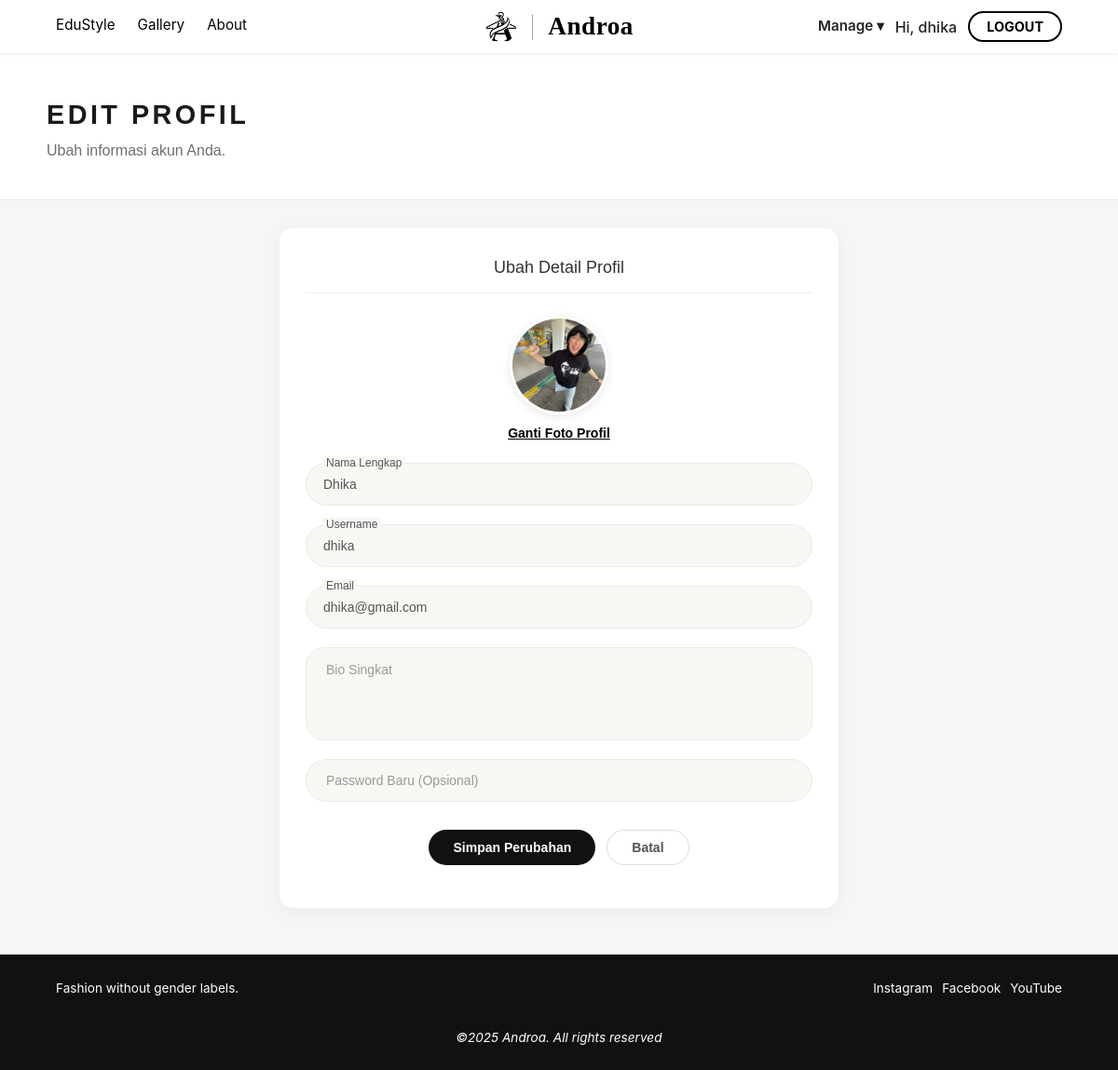
The page /Androa-Doang/pages/admin/edit-profile.php (signed in) on the database its author committed.
### tables this page shows
CREATE TABLE `users` (
  `user_id` int(11) NOT NULL,
  `username` varchar(50) NOT NULL,
  `email` varchar(100) NOT NULL,
  `password` varchar(255) NOT NULL,
  `full_name` varchar(100) DEFAULT NULL,
  `bio` text DEFAULT NULL,
  `avatar_path` varchar(255) DEFAULT '/assets/profile-default.jpg',
  `role` enum('guest','user','admin') NOT NULL DEFAULT 'user',
  `is_active` tinyint(1) NOT NULL DEFAULT 1,
  `created_at` timestamp NOT NULL DEFAULT current_timestamp()
);

### Androa-Doang/pages/admin/edit-profile.php (the view, shortened to what this page needs)
<?php
include '../../db_connect.php';
$user_id = $_SESSION['user_id'];
$sql_fetch = "SELECT * FROM users WHERE user_id = '$user_id' LIMIT 1";
$result_fetch = $conn->query($sql_fetch);
if ($result_fetch->num_rows > 0) {
    $user_data = $result_fetch->fetch_assoc();
} else {
    header("Location: logout.php");
    exit();
}
include '../../components/header_admin.php';
?>
<link rel="stylesheet" href="admin.css">
<body class="edit-profile-admin-body">
<header class="profile-header">
    <section class="header-banner">
        <h1>Edit Profil</h1>
        <p>Ubah informasi akun Anda.</p>
    </section>
</header>
<main class="edit-profile-main">
    <section class="edit-profile-box">
        <h2>Ubah Detail Profil</h2>
 <form method="POST" action="" enctype="multipart/form-data">
    <div class="profile-avatar-upload">
        <img src="<?= htmlspecialchars($user_data['avatar_path'] ?? '../../Asset/profile-default.jpg'); ?>" class="profile-avatar-large">
        <label for="profile-photo" style="position:static; transform:none; pointer-events:auto;">Ganti Foto Profil</label>
    </div>
    <div class="input-group">
        <input id="full_name" type="text" name="full_name" value="<?= htmlspecialchars($user_data['full_name']); ?>" placeholder=" " required>
        <label for="full_name">Nama Lengkap</label>
    </div>
    <div class="input-group">
        <input id="username" type="text" name="username" value="<?= htmlspecialchars($user_data['username']); ?>" placeholder=" " required>
        <label for="username">Username</label>
    </div>
    <div class="input-group">
        <input id="email" type="email" name="email" value="<?= htmlspecialchars($user_data['email']); ?>" placeholder=" " required>
        <label for="email">Email</label>
    </div>
    <div class="input-group">
        <textarea id="bio" name="bio" placeholder=" "><?= htmlspecialchars($user_data['bio']); ?></textarea>
        <label for="bio">Bio Singkat</label>
    </div>
    <div class="input-group">
        <input id="new_password" type="password" name="new_password" placeholder=" ">
        <label for="new_password">Password Baru (Opsional)</label>
    </div>
    <div class="action-buttons">
        <button type="submit" class="primary-btn">Simpan Perubahan</button>
        <a href="profile.php"><button type="button" class="secondary-btn">Batal</button></a>
    </div>
</form>
    </section>
</main>
</body>
<?php
include '../../components/footer.php';
?>

### Androa-Doang/components/components.css (style rules this page uses)
body { font-family: var(--font-sans); color: #222; margin: 0; padding: 0; }

### rows shown on the page
users: avatar_path (picture), full_name "Dhika", username "dhika", email "dhika@gmail.com"

### other values the page prints
$_SESSION['user_username'] "dhika"
